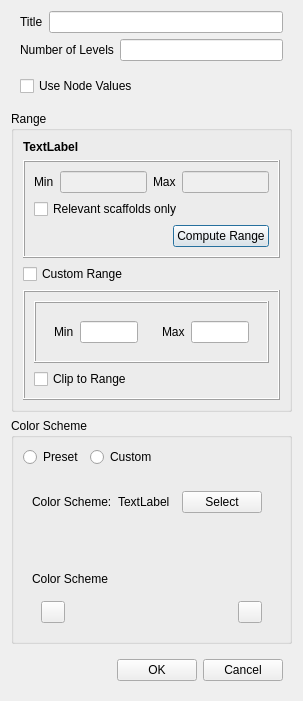
<?xml version="1.0" encoding="UTF-8"?>
<ui version="4.0">
 <class>ColormapDialog</class>
 <widget class="QDialog" name="ColormapDialog">
  <property name="geometry">
   <rect>
    <x>0</x>
    <y>0</y>
    <width>303</width>
    <height>699</height>
   </rect>
  </property>
  <property name="windowTitle">
   <string>Colormap Legend</string>
  </property>
  <layout class="QVBoxLayout" name="verticalLayout_3">
   <item>
    <widget class="QWidget" name="widget_6" native="true">
     <layout class="QHBoxLayout" name="horizontalLayout_5">
      <property name="topMargin">
       <number>0</number>
      </property>
      <property name="bottomMargin">
       <number>0</number>
      </property>
      <item>
       <widget class="QLabel" name="label_6">
        <property name="text">
         <string>Title</string>
        </property>
       </widget>
      </item>
      <item>
       <widget class="QLineEdit" name="fieldDisplayName"/>
      </item>
     </layout>
    </widget>
   </item>
   <item>
    <widget class="QWidget" name="widget_7" native="true">
     <layout class="QHBoxLayout" name="horizontalLayout_6">
      <property name="topMargin">
       <number>0</number>
      </property>
      <property name="bottomMargin">
       <number>0</number>
      </property>
      <item>
       <widget class="QLabel" name="label_1">
        <property name="text">
         <string>Number of Levels</string>
        </property>
       </widget>
      </item>
      <item>
       <widget class="QLineEdit" name="numberOfLevels"/>
      </item>
     </layout>
    </widget>
   </item>
   <item>
    <widget class="QWidget" name="widget_12" native="true">
     <layout class="QVBoxLayout" name="verticalLayout_8">
      <item>
       <widget class="QCheckBox" name="useNodeValues">
        <property name="text">
         <string>Use Node Values</string>
        </property>
       </widget>
      </item>
     </layout>
    </widget>
   </item>
   <item>
    <widget class="QGroupBox" name="groupBox">
     <property name="title">
      <string>Range</string>
     </property>
     <layout class="QVBoxLayout" name="verticalLayout">
      <item>
       <widget class="QLabel" name="colorBy">
        <property name="font">
         <font>
          <bold>true</bold>
         </font>
        </property>
        <property name="text">
         <string>TextLabel</string>
        </property>
       </widget>
      </item>
      <item>
       <widget class="QFrame" name="frame">
        <property name="frameShape">
         <enum>QFrame::Box</enum>
        </property>
        <property name="frameShadow">
         <enum>QFrame::Raised</enum>
        </property>
        <layout class="QVBoxLayout" name="verticalLayout_5">
         <item>
          <widget class="QWidget" name="widget_8" native="true">
           <layout class="QHBoxLayout" name="horizontalLayout_7">
            <property name="leftMargin">
             <number>0</number>
            </property>
            <property name="topMargin">
             <number>0</number>
            </property>
            <property name="rightMargin">
             <number>0</number>
            </property>
            <property name="bottomMargin">
             <number>0</number>
            </property>
            <item>
             <widget class="QWidget" name="widget_9" native="true">
              <layout class="QFormLayout" name="formLayout_5">
               <property name="leftMargin">
                <number>0</number>
               </property>
               <property name="topMargin">
                <number>0</number>
               </property>
               <property name="rightMargin">
                <number>0</number>
               </property>
               <property name="bottomMargin">
                <number>0</number>
               </property>
               <item row="0" column="0">
                <widget class="QLabel" name="label_8">
                 <property name="text">
                  <string>Min</string>
                 </property>
                </widget>
               </item>
               <item row="0" column="1">
                <widget class="QLineEdit" name="rangeMin">
                 <property name="enabled">
                  <bool>false</bool>
                 </property>
                </widget>
               </item>
              </layout>
             </widget>
            </item>
            <item>
             <widget class="QWidget" name="widget_10" native="true">
              <layout class="QFormLayout" name="formLayout_6">
               <property name="leftMargin">
                <number>0</number>
               </property>
               <property name="topMargin">
                <number>0</number>
               </property>
               <property name="rightMargin">
                <number>0</number>
               </property>
               <property name="bottomMargin">
                <number>0</number>
               </property>
               <item row="0" column="0">
                <widget class="QLabel" name="label_9">
                 <property name="text">
                  <string>Max</string>
                 </property>
                </widget>
               </item>
               <item row="0" column="1">
                <widget class="QLineEdit" name="rangeMax">
                 <property name="enabled">
                  <bool>false</bool>
                 </property>
                </widget>
               </item>
              </layout>
             </widget>
            </item>
           </layout>
          </widget>
         </item>
         <item>
          <widget class="QCheckBox" name="relevantScaffoldsOnly">
           <property name="text">
            <string>Relevant scaffolds only</string>
           </property>
          </widget>
         </item>
         <item>
          <widget class="QWidget" name="widget" native="true">
           <layout class="QHBoxLayout" name="horizontalLayout">
            <property name="leftMargin">
             <number>0</number>
            </property>
            <property name="topMargin">
             <number>0</number>
            </property>
            <property name="rightMargin">
             <number>0</number>
            </property>
            <property name="bottomMargin">
             <number>0</number>
            </property>
            <item>
             <spacer name="horizontalSpacer_2">
              <property name="orientation">
               <enum>Qt::Horizontal</enum>
              </property>
              <property name="sizeHint" stdset="0">
               <size>
                <width>20</width>
                <height>20</height>
               </size>
              </property>
             </spacer>
            </item>
            <item>
             <widget class="QPushButton" name="computeRange">
              <property name="text">
               <string>Compute Range</string>
              </property>
             </widget>
            </item>
           </layout>
          </widget>
         </item>
        </layout>
       </widget>
      </item>
      <item>
       <widget class="QCheckBox" name="useCustomRange">
        <property name="text">
         <string>Custom Range</string>
        </property>
       </widget>
      </item>
      <item>
       <widget class="QFrame" name="customRangeGroup">
        <property name="frameShape">
         <enum>QFrame::Box</enum>
        </property>
        <property name="frameShadow">
         <enum>QFrame::Raised</enum>
        </property>
        <layout class="QVBoxLayout" name="verticalLayout_4">
         <item>
          <widget class="QFrame" name="frame_2">
           <property name="frameShape">
            <enum>QFrame::Box</enum>
           </property>
           <property name="frameShadow">
            <enum>QFrame::Raised</enum>
           </property>
           <layout class="QHBoxLayout" name="horizontalLayout_4">
            <item>
             <widget class="QWidget" name="widget_4" native="true">
              <layout class="QFormLayout" name="formLayout_3">
               <item row="0" column="0">
                <widget class="QLabel" name="label_4">
                 <property name="text">
                  <string>Min</string>
                 </property>
                </widget>
               </item>
               <item row="0" column="1">
                <widget class="QLineEdit" name="customRangeMin">
                 <property name="text">
                  <string/>
                 </property>
                </widget>
               </item>
              </layout>
             </widget>
            </item>
            <item>
             <widget class="QWidget" name="widget_5" native="true">
              <layout class="QFormLayout" name="formLayout_4">
               <item row="0" column="0">
                <widget class="QLabel" name="label_5">
                 <property name="text">
                  <string>Max</string>
                 </property>
                </widget>
               </item>
               <item row="0" column="1">
                <widget class="QLineEdit" name="customRangeMax">
                 <property name="text">
                  <string/>
                 </property>
                </widget>
               </item>
              </layout>
             </widget>
            </item>
           </layout>
          </widget>
         </item>
         <item>
          <widget class="QCheckBox" name="clipToRange">
           <property name="text">
            <string>Clip to Range</string>
           </property>
          </widget>
         </item>
        </layout>
       </widget>
      </item>
     </layout>
    </widget>
   </item>
   <item>
    <widget class="QGroupBox" name="groupBox_2">
     <property name="title">
      <string>Color Scheme</string>
     </property>
     <layout class="QVBoxLayout" name="verticalLayout_2">
      <property name="bottomMargin">
       <number>0</number>
      </property>
      <item>
       <widget class="QWidget" name="widget_2" native="true">
        <layout class="QHBoxLayout" name="horizontalLayout_8">
         <property name="leftMargin">
          <number>0</number>
         </property>
         <property name="topMargin">
          <number>0</number>
         </property>
         <property name="rightMargin">
          <number>0</number>
         </property>
         <property name="bottomMargin">
          <number>0</number>
         </property>
         <item>
          <widget class="QRadioButton" name="usePresetColorScheme">
           <property name="text">
            <string>Preset</string>
           </property>
          </widget>
         </item>
         <item>
          <widget class="QRadioButton" name="useCustomColorScheme">
           <property name="text">
            <string>Custom</string>
           </property>
          </widget>
         </item>
         <item>
          <spacer name="horizontalSpacer_3">
           <property name="orientation">
            <enum>Qt::Horizontal</enum>
           </property>
           <property name="sizeHint" stdset="0">
            <size>
             <width>20</width>
             <height>20</height>
            </size>
           </property>
          </spacer>
         </item>
        </layout>
       </widget>
      </item>
      <item>
       <widget class="QWidget" name="presetSchemeGroup" native="true">
        <layout class="QVBoxLayout" name="verticalLayout_6">
         <item>
          <widget class="QWidget" name="widget_11" native="true">
           <layout class="QHBoxLayout" name="horizontalLayout_2">
            <property name="leftMargin">
             <number>0</number>
            </property>
            <item>
             <widget class="QLabel" name="label_3">
              <property name="text">
               <string>Color Scheme:</string>
              </property>
             </widget>
            </item>
            <item>
             <widget class="QLabel" name="presetColorScheme">
              <property name="sizePolicy">
               <sizepolicy hsizetype="Expanding" vsizetype="Preferred">
                <horstretch>0</horstretch>
                <verstretch>0</verstretch>
               </sizepolicy>
              </property>
              <property name="text">
               <string>TextLabel</string>
              </property>
             </widget>
            </item>
            <item>
             <widget class="QPushButton" name="select">
              <property name="text">
               <string>Select</string>
              </property>
             </widget>
            </item>
           </layout>
          </widget>
         </item>
         <item>
          <widget class="QLabel" name="presetColorBar">
           <property name="sizePolicy">
            <sizepolicy hsizetype="Preferred" vsizetype="Fixed">
             <horstretch>0</horstretch>
             <verstretch>0</verstretch>
            </sizepolicy>
           </property>
           <property name="minimumSize">
            <size>
             <width>0</width>
             <height>20</height>
            </size>
           </property>
           <property name="maximumSize">
            <size>
             <width>16777215</width>
             <height>20</height>
            </size>
           </property>
           <property name="text">
            <string/>
           </property>
           <property name="scaledContents">
            <bool>true</bool>
           </property>
          </widget>
         </item>
        </layout>
       </widget>
      </item>
      <item>
       <widget class="QWidget" name="customSchemeGroup" native="true">
        <layout class="QVBoxLayout" name="verticalLayout_7">
         <item>
          <widget class="QLabel" name="label">
           <property name="text">
            <string>Color Scheme</string>
           </property>
          </widget>
         </item>
         <item>
          <widget class="QWidget" name="widget_13" native="true">
           <layout class="QHBoxLayout" name="horizontalLayout_9">
            <item>
             <widget class="QPushButton" name="customMinColor">
              <property name="maximumSize">
               <size>
                <width>24</width>
                <height>24</height>
               </size>
              </property>
              <property name="text">
               <string/>
              </property>
             </widget>
            </item>
            <item>
             <widget class="QLabel" name="customColorBar">
              <property name="sizePolicy">
               <sizepolicy hsizetype="Preferred" vsizetype="Fixed">
                <horstretch>0</horstretch>
                <verstretch>0</verstretch>
               </sizepolicy>
              </property>
              <property name="minimumSize">
               <size>
                <width>20</width>
                <height>20</height>
               </size>
              </property>
              <property name="maximumSize">
               <size>
                <width>16777215</width>
                <height>20</height>
               </size>
              </property>
              <property name="text">
               <string/>
              </property>
             </widget>
            </item>
            <item>
             <widget class="QPushButton" name="customMaxColor">
              <property name="maximumSize">
               <size>
                <width>24</width>
                <height>24</height>
               </size>
              </property>
              <property name="text">
               <string/>
              </property>
             </widget>
            </item>
           </layout>
          </widget>
         </item>
        </layout>
       </widget>
      </item>
     </layout>
    </widget>
   </item>
   <item>
    <widget class="QWidget" name="widget_3" native="true">
     <layout class="QHBoxLayout" name="horizontalLayout_3">
      <item>
       <spacer name="horizontalSpacer">
        <property name="orientation">
         <enum>Qt::Horizontal</enum>
        </property>
        <property name="sizeHint" stdset="0">
         <size>
          <width>20</width>
          <height>20</height>
         </size>
        </property>
       </spacer>
      </item>
      <item>
       <widget class="QPushButton" name="ok">
        <property name="text">
         <string>OK</string>
        </property>
       </widget>
      </item>
      <item>
       <widget class="QPushButton" name="cancel">
        <property name="text">
         <string>Cancel</string>
        </property>
       </widget>
      </item>
     </layout>
    </widget>
   </item>
  </layout>
 </widget>
 <resources/>
 <connections>
  <connection>
   <sender>cancel</sender>
   <signal>clicked()</signal>
   <receiver>ColormapDialog</receiver>
   <slot>reject()</slot>
   <hints>
    <hint type="sourcelabel">
     <x>344</x>
     <y>227</y>
    </hint>
    <hint type="destinationlabel">
     <x>199</x>
     <y>128</y>
    </hint>
   </hints>
  </connection>
 </connections>
</ui>
